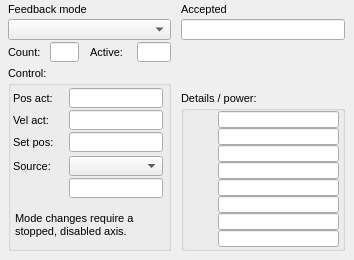
   <widget class="QWidget" name="tab_2">
    <attribute name="title">
     <string>Enc</string>
    </attribute>
    <widget class="caLineEdit" name="calineedit_52">
     <property name="geometry">
      <rect>
       <x>50</x>
       <y>42</y>
       <width>29</width>
       <height>20</height>
      </rect>
     </property>
     <property name="channel" stdset="0">
      <string notr="true">$(DEV):$(Axis)-EncCnt</string>
     </property>
     <property name="background">
      <color alpha="222">
       <red>192</red>
       <green>192</green>
       <blue>192</blue>
      </color>
     </property>
     <property name="colorMode">
      <enum>caLineEdit::Static</enum>
     </property>
     <property name="precisionMode">
      <enum>caLineEdit::Channel</enum>
     </property>
     <property name="limitsMode">
      <enum>caLineEdit::User</enum>
     </property>
     <property name="unitsEnabled">
      <bool>true</bool>
     </property>
    </widget>
    <widget class="caLabel" name="calabel_98">
     <property name="geometry">
      <rect>
       <x>8</x>
       <y>42</y>
       <width>40</width>
       <height>20</height>
      </rect>
     </property>
     <property name="text">
      <string>Count:</string>
     </property>
     <property name="font">
      <font>
       <pointsize>8</pointsize>
      </font>
     </property>
    </widget>
    <widget class="QGroupBox" name="groupBox_5">
     <property name="geometry">
      <rect>
       <x>8</x>
       <y>66</y>
       <width>163</width>
       <height>185</height>
      </rect>
     </property>
     <property name="toolTip">
      <string>The active encoder supplies control feedback. Fixed mode changes require a stopped, disabled axis. Existing position and encoder-source controls retain their normal meaning.</string>
     </property>
     <property name="title">
      <string>Control:</string>
     </property>
     <widget class="caLineEdit" name="calineedit_51">
      <property name="geometry">
       <rect>
        <x>61</x>
        <y>44</y>
        <width>94</width>
        <height>20</height>
       </rect>
      </property>
      <property name="channel" stdset="0">
       <string notr="true">$(DEV):$(Axis)-VelAct</string>
      </property>
      <property name="background">
       <color alpha="222">
        <red>192</red>
        <green>192</green>
        <blue>192</blue>
       </color>
      </property>
      <property name="colorMode">
       <enum>caLineEdit::Static</enum>
      </property>
      <property name="precisionMode">
       <enum>caLineEdit::Channel</enum>
      </property>
      <property name="limitsMode">
       <enum>caLineEdit::User</enum>
      </property>
      <property name="unitsEnabled">
       <bool>true</bool>
      </property>
     </widget>
     <widget class="caLineEdit" name="calineedit_50">
      <property name="geometry">
       <rect>
        <x>61</x>
        <y>22</y>
        <width>94</width>
        <height>20</height>
       </rect>
      </property>
      <property name="channel" stdset="0">
       <string notr="true">$(DEV):$(Axis)-PosAct</string>
      </property>
      <property name="background">
       <color alpha="222">
        <red>192</red>
        <green>192</green>
        <blue>192</blue>
       </color>
      </property>
      <property name="colorMode">
       <enum>caLineEdit::Static</enum>
      </property>
      <property name="precisionMode">
       <enum>caLineEdit::Channel</enum>
      </property>
      <property name="limitsMode">
       <enum>caLineEdit::User</enum>
      </property>
      <property name="unitsEnabled">
       <bool>true</bool>
      </property>
     </widget>
     <widget class="caLabel" name="calabel_102">
      <property name="geometry">
       <rect>
        <x>5</x>
        <y>22</y>
        <width>55</width>
        <height>20</height>
       </rect>
      </property>
      <property name="text">
       <string>Pos act: </string>
      </property>
      <property name="font">
       <font>
        <pointsize>8</pointsize>
       </font>
      </property>
     </widget>
     <widget class="caLabel" name="calabel_103">
      <property name="geometry">
       <rect>
        <x>5</x>
        <y>44</y>
        <width>55</width>
        <height>20</height>
       </rect>
      </property>
      <property name="text">
       <string>Vel act: </string>
      </property>
      <property name="font">
       <font>
        <pointsize>8</pointsize>
       </font>
      </property>
     </widget>
     <widget class="caLabel" name="calabel_65">
      <property name="geometry">
       <rect>
        <x>5</x>
        <y>66</y>
        <width>55</width>
        <height>20</height>
       </rect>
      </property>
      <property name="text">
       <string>Set pos:</string>
      </property>
      <property name="font">
       <font>
        <pointsize>8</pointsize>
       </font>
      </property>
     </widget>
     <widget class="caTextEntry" name="catextentry_16">
      <property name="geometry">
       <rect>
        <x>61</x>
        <y>66</y>
        <width>94</width>
        <height>20</height>
       </rect>
      </property>
      <property name="readOnly">
       <bool>false</bool>
      </property>
      <property name="channel" stdset="0">
       <string notr="true">$(DEV):$(Axis)-SetEncPosCmd</string>
      </property>
      <property name="keepFocus">
       <bool>true</bool>
      </property>
     </widget>
     <widget class="caLineEdit" name="calineedit_16">
      <property name="geometry">
       <rect>
        <x>61</x>
        <y>112</y>
        <width>94</width>
        <height>20</height>
       </rect>
      </property>
      <property name="channel" stdset="0">
       <string notr="true">$(DEV):$(Axis)-EncSrcTyp-RB</string>
      </property>
      <property name="precisionMode">
       <enum>caLineEdit::Channel</enum>
      </property>
      <property name="limitsMode">
       <enum>caLineEdit::User</enum>
      </property>
      <property name="unitsEnabled">
       <bool>true</bool>
      </property>
     </widget>
     <widget class="caLabel" name="calabel_73">
      <property name="geometry">
       <rect>
        <x>5</x>
        <y>90</y>
        <width>55</width>
        <height>20</height>
       </rect>
      </property>
      <property name="text">
       <string>Source:</string>
      </property>
      <property name="font">
       <font>
        <pointsize>8</pointsize>
       </font>
      </property>
     </widget>
     <widget class="caMenu" name="camenu_8">
      <property name="geometry">
       <rect>
        <x>61</x>
        <y>90</y>
        <width>94</width>
        <height>20</height>
       </rect>
      </property>
      <property name="layoutDirection">
       <enum>Qt::LeftToRight</enum>
      </property>
      <property name="channel" stdset="0">
       <string notr="true">$(DEV):$(Axis)-EncSrcTyp-Cmd</string>
      </property>
     </widget>
     <widget class="QLabel" name="encoderModeHint">
      <property name="geometry">
       <rect>
        <x>7</x>
        <y>141</y>
        <width>148</width>
        <height>36</height>
       </rect>
      </property>
      <property name="text">
       <string>Mode changes require a stopped, disabled axis.</string>
      </property>
      <property name="wordWrap">
       <bool>true</bool>
      </property>
      <property name="font">
       <font>
        <pointsize>8</pointsize>
       </font>
      </property>
     </widget>
     <property name="font">
      <font>
       <pointsize>8</pointsize>
      </font>
     </property>
    </widget>
    <widget class="QGroupBox" name="groupBox_6">
     <property name="geometry">
      <rect>
       <x>181</x>
       <y>91</y>
       <width>164</width>
       <height>160</height>
      </rect>
     </property>
     <property name="title">
      <string>Details / power:</string>
     </property>
     <widget class="caFrame" name="caframe_8">
      <property name="geometry">
       <rect>
        <x>6</x>
        <y>37</y>
        <width>152</width>
        <height>17</height>
       </rect>
      </property>
      <property name="macro">
       <string notr="true">ENC_ID=02,DEV=$(DEV),Axis=$(Axis),IOC=$(IOC)</string>
      </property>
      <property name="visibility">
       <enum>caFrame::Calc</enum>
      </property>
      <property name="visibilityCalc">
       <string notr="true">A&gt;=2</string>
      </property>
      <property name="channel" stdset="0">
       <string notr="true">$(DEV):$(Axis)-EncCnt</string>
      </property>
      <widget class="caRelatedDisplay" name="carelateddisplay_32">
       <property name="geometry">
        <rect>
         <x>0</x>
         <y>0</y>
         <width>25</width>
         <height>17</height>
        </rect>
       </property>
       <property name="labels">
        <string>$(ENC_ID)</string>
       </property>
       <property name="files">
        <string>ecmcAxisEncExpert.ui</string>
       </property>
       <property name="args">
        <string>ENC_ID=$(ENC_ID),DEV=$(DEV),Axis=$(Axis),IOC=$(IOC)</string>
       </property>
       <property name="font">
        <font>
         <pointsize>8</pointsize>
        </font>
       </property>
      </widget>
      <widget class="caLineEdit" name="encoderPowerState2">
       <property name="geometry">
        <rect>
         <x>31</x>
         <y>0</y>
         <width>121</width>
         <height>17</height>
        </rect>
       </property>
       <property name="channel" stdset="0">
        <string>$(DEV):$(Axis)-Enc02-PwrState</string>
       </property>
       <property name="toolTip">
        <string>Encoder 2: Ordinary mode = relay power control disabled; Off = retained/stale position; Warming up = not yet valid; Ready = feedback available; Fault = power/readiness error.</string>
       </property>
       <property name="colorMode">
        <enum>caLineEdit::Alarm_Default</enum>
       </property>
       <property name="precision">
        <number>0</number>
       </property>
       <property name="unitsEnabled">
        <bool>false</bool>
       </property>
       <property name="font">
        <font>
         <pointsize>8</pointsize>
        </font>
       </property>
      </widget>
     </widget>
     <widget class="caFrame" name="caframe_11">
      <property name="geometry">
       <rect>
        <x>6</x>
        <y>88</y>
        <width>152</width>
        <height>17</height>
       </rect>
      </property>
      <property name="macro">
       <string notr="true">ENC_ID=05,DEV=$(DEV),Axis=$(Axis),IOC=$(IOC)</string>
      </property>
      <property name="visibility">
       <enum>caFrame::Calc</enum>
      </property>
      <property name="visibilityCalc">
       <string notr="true">A&gt;=5</string>
      </property>
      <property name="channel" stdset="0">
       <string notr="true">$(DEV):$(Axis)-EncCnt</string>
      </property>
      <widget class="caRelatedDisplay" name="carelateddisplay_31">
       <property name="geometry">
        <rect>
         <x>0</x>
         <y>0</y>
         <width>25</width>
         <height>17</height>
        </rect>
       </property>
       <property name="labels">
        <string>$(ENC_ID)</string>
       </property>
       <property name="files">
        <string>ecmcAxisEncExpert.ui</string>
       </property>
       <property name="args">
        <string>ENC_ID=$(ENC_ID),DEV=$(DEV),Axis=$(Axis),IOC=$(IOC)</string>
       </property>
       <property name="font">
        <font>
         <pointsize>8</pointsize>
        </font>
       </property>
      </widget>
      <widget class="caLineEdit" name="encoderPowerState5">
       <property name="geometry">
        <rect>
         <x>31</x>
         <y>0</y>
         <width>121</width>
         <height>17</height>
        </rect>
       </property>
       <property name="channel" stdset="0">
        <string>$(DEV):$(Axis)-Enc05-PwrState</string>
       </property>
       <property name="toolTip">
        <string>Encoder 5: Ordinary mode = relay power control disabled; Off = retained/stale position; Warming up = not yet valid; Ready = feedback available; Fault = power/readiness error.</string>
       </property>
       <property name="colorMode">
        <enum>caLineEdit::Alarm_Default</enum>
       </property>
       <property name="precision">
        <number>0</number>
       </property>
       <property name="unitsEnabled">
        <bool>false</bool>
       </property>
       <property name="font">
        <font>
         <pointsize>8</pointsize>
        </font>
       </property>
      </widget>
     </widget>
     <widget class="caFrame" name="caframe_12">
      <property name="geometry">
       <rect>
        <x>6</x>
        <y>105</y>
        <width>152</width>
        <height>17</height>
       </rect>
      </property>
      <property name="macro">
       <string notr="true">ENC_ID=06,DEV=$(DEV),Axis=$(Axis),IOC=$(IOC)</string>
      </property>
      <property name="visibility">
       <enum>caFrame::Calc</enum>
      </property>
      <property name="visibilityCalc">
       <string notr="true">A&gt;=6</string>
      </property>
      <property name="channel" stdset="0">
       <string notr="true">$(DEV):$(Axis)-EncCnt</string>
      </property>
      <widget class="caRelatedDisplay" name="carelateddisplay_26">
       <property name="geometry">
        <rect>
         <x>0</x>
         <y>0</y>
         <width>25</width>
         <height>17</height>
        </rect>
       </property>
       <property name="labels">
        <string>$(ENC_ID)</string>
       </property>
       <property name="files">
        <string>ecmcAxisEncExpert.ui</string>
       </property>
       <property name="args">
        <string>ENC_ID=$(ENC_ID),DEV=$(DEV),Axis=$(Axis),IOC=$(IOC)</string>
       </property>
       <property name="font">
        <font>
         <pointsize>8</pointsize>
        </font>
       </property>
      </widget>
      <widget class="caLineEdit" name="encoderPowerState6">
       <property name="geometry">
        <rect>
         <x>31</x>
         <y>0</y>
         <width>121</width>
         <height>17</height>
        </rect>
       </property>
       <property name="channel" stdset="0">
        <string>$(DEV):$(Axis)-Enc06-PwrState</string>
       </property>
       <property name="toolTip">
        <string>Encoder 6: Ordinary mode = relay power control disabled; Off = retained/stale position; Warming up = not yet valid; Ready = feedback available; Fault = power/readiness error.</string>
       </property>
       <property name="colorMode">
        <enum>caLineEdit::Alarm_Default</enum>
       </property>
       <property name="precision">
        <number>0</number>
       </property>
       <property name="unitsEnabled">
        <bool>false</bool>
       </property>
       <property name="font">
        <font>
         <pointsize>8</pointsize>
        </font>
       </property>
      </widget>
     </widget>
     <widget class="caFrame" name="caframe_13">
      <property name="geometry">
       <rect>
        <x>6</x>
        <y>122</y>
        <width>152</width>
        <height>17</height>
       </rect>
      </property>
      <property name="macro">
       <string notr="true">ENC_ID=07,DEV=$(DEV),Axis=$(Axis),IOC=$(IOC)</string>
      </property>
      <property name="visibility">
       <enum>caFrame::Calc</enum>
      </property>
      <property name="visibilityCalc">
       <string notr="true">A&gt;=7</string>
      </property>
      <property name="channel" stdset="0">
       <string notr="true">$(DEV):$(Axis)-EncCnt</string>
      </property>
      <widget class="caRelatedDisplay" name="carelateddisplay_30">
       <property name="geometry">
        <rect>
         <x>0</x>
         <y>0</y>
         <width>25</width>
         <height>17</height>
        </rect>
       </property>
       <property name="labels">
        <string>$(ENC_ID)</string>
       </property>
       <property name="files">
        <string>ecmcAxisEncExpert.ui</string>
       </property>
       <property name="args">
        <string>ENC_ID=$(ENC_ID),DEV=$(DEV),Axis=$(Axis),IOC=$(IOC)</string>
       </property>
       <property name="font">
        <font>
         <pointsize>8</pointsize>
        </font>
       </property>
      </widget>
      <widget class="caLineEdit" name="encoderPowerState7">
       <property name="geometry">
        <rect>
         <x>31</x>
         <y>0</y>
         <width>121</width>
         <height>17</height>
        </rect>
       </property>
       <property name="channel" stdset="0">
        <string>$(DEV):$(Axis)-Enc07-PwrState</string>
       </property>
       <property name="toolTip">
        <string>Encoder 7: Ordinary mode = relay power control disabled; Off = retained/stale position; Warming up = not yet valid; Ready = feedback available; Fault = power/readiness error.</string>
       </property>
       <property name="colorMode">
        <enum>caLineEdit::Alarm_Default</enum>
       </property>
       <property name="precision">
        <number>0</number>
       </property>
       <property name="unitsEnabled">
        <bool>false</bool>
       </property>
       <property name="font">
        <font>
         <pointsize>8</pointsize>
        </font>
       </property>
      </widget>
     </widget>
     <widget class="caFrame" name="caframe_9">
      <property name="geometry">
       <rect>
        <x>6</x>
        <y>54</y>
        <width>152</width>
        <height>17</height>
       </rect>
      </property>
      <property name="macro">
       <string notr="true">ENC_ID=03,DEV=$(DEV),Axis=$(Axis),IOC=$(IOC)</string>
      </property>
      <property name="visibility">
       <enum>caFrame::Calc</enum>
      </property>
      <property name="visibilityCalc">
       <string notr="true">A&gt;=3</string>
      </property>
      <property name="channel" stdset="0">
       <string notr="true">$(DEV):$(Axis)-EncCnt</string>
      </property>
      <widget class="caRelatedDisplay" name="carelateddisplay_25">
       <property name="geometry">
        <rect>
         <x>0</x>
         <y>0</y>
         <width>25</width>
         <height>17</height>
        </rect>
       </property>
       <property name="labels">
        <string>$(ENC_ID)</string>
       </property>
       <property name="files">
        <string>ecmcAxisEncExpert.ui</string>
       </property>
       <property name="args">
        <string>ENC_ID=$(ENC_ID),DEV=$(DEV),Axis=$(Axis),IOC=$(IOC)</string>
       </property>
       <property name="font">
        <font>
         <pointsize>8</pointsize>
        </font>
       </property>
      </widget>
      <widget class="caLineEdit" name="encoderPowerState3">
       <property name="geometry">
        <rect>
         <x>31</x>
         <y>0</y>
         <width>121</width>
         <height>17</height>
        </rect>
       </property>
       <property name="channel" stdset="0">
        <string>$(DEV):$(Axis)-Enc03-PwrState</string>
       </property>
       <property name="toolTip">
        <string>Encoder 3: Ordinary mode = relay power control disabled; Off = retained/stale position; Warming up = not yet valid; Ready = feedback available; Fault = power/readiness error.</string>
       </property>
       <property name="colorMode">
        <enum>caLineEdit::Alarm_Default</enum>
       </property>
       <property name="precision">
        <number>0</number>
       </property>
       <property name="unitsEnabled">
        <bool>false</bool>
       </property>
       <property name="font">
        <font>
         <pointsize>8</pointsize>
        </font>
       </property>
      </widget>
     </widget>
     <widget class="caFrame" name="caframe_10">
      <property name="geometry">
       <rect>
        <x>6</x>
        <y>71</y>
        <width>152</width>
        <height>17</height>
       </rect>
      </property>
      <property name="macro">
       <string notr="true">ENC_ID=04,DEV=$(DEV),Axis=$(Axis),IOC=$(IOC)</string>
      </property>
      <property name="visibility">
       <enum>caFrame::Calc</enum>
      </property>
      <property name="visibilityCalc">
       <string notr="true">A&gt;=4</string>
      </property>
      <property name="channel" stdset="0">
       <string notr="true">$(DEV):$(Axis)-EncCnt</string>
      </property>
      <widget class="caRelatedDisplay" name="carelateddisplay_28">
       <property name="geometry">
        <rect>
         <x>0</x>
         <y>0</y>
         <width>25</width>
         <height>17</height>
        </rect>
       </property>
       <property name="labels">
        <string>$(ENC_ID)</string>
       </property>
       <property name="files">
        <string>ecmcAxisEncExpert.ui</string>
       </property>
       <property name="args">
        <string>ENC_ID=$(ENC_ID),DEV=$(DEV),Axis=$(Axis),IOC=$(IOC)</string>
       </property>
       <property name="font">
        <font>
         <pointsize>8</pointsize>
        </font>
       </property>
      </widget>
      <widget class="caLineEdit" name="encoderPowerState4">
       <property name="geometry">
        <rect>
         <x>31</x>
         <y>0</y>
         <width>121</width>
         <height>17</height>
        </rect>
       </property>
       <property name="channel" stdset="0">
        <string>$(DEV):$(Axis)-Enc04-PwrState</string>
       </property>
       <property name="toolTip">
        <string>Encoder 4: Ordinary mode = relay power control disabled; Off = retained/stale position; Warming up = not yet valid; Ready = feedback available; Fault = power/readiness error.</string>
       </property>
       <property name="colorMode">
        <enum>caLineEdit::Alarm_Default</enum>
       </property>
       <property name="precision">
        <number>0</number>
       </property>
       <property name="unitsEnabled">
        <bool>false</bool>
       </property>
       <property name="font">
        <font>
         <pointsize>8</pointsize>
        </font>
       </property>
      </widget>
     </widget>
     <widget class="caFrame" name="caframe_7">
      <property name="geometry">
       <rect>
        <x>6</x>
        <y>20</y>
        <width>152</width>
        <height>17</height>
       </rect>
      </property>
      <property name="macro">
       <string notr="true">ENC_ID=01,DEV=$(DEV),Axis=$(Axis),IOC=$(IOC)</string>
      </property>
      <property name="visibility">
       <enum>caFrame::Calc</enum>
      </property>
      <property name="visibilityCalc">
       <string notr="true">A&gt;=1</string>
      </property>
      <property name="channel" stdset="0">
       <string notr="true">$(DEV):$(Axis)-EncCnt</string>
      </property>
      <widget class="caRelatedDisplay" name="carelateddisplay_29">
       <property name="geometry">
        <rect>
         <x>0</x>
         <y>0</y>
         <width>25</width>
         <height>17</height>
        </rect>
       </property>
       <property name="labels">
        <string>$(ENC_ID)</string>
       </property>
       <property name="files">
        <string>ecmcAxisEncExpert.ui</string>
       </property>
       <property name="args">
        <string>ENC_ID=$(ENC_ID),DEV=$(DEV),Axis=$(Axis),IOC=$(IOC)</string>
       </property>
       <property name="font">
        <font>
         <pointsize>8</pointsize>
        </font>
       </property>
      </widget>
      <widget class="caLineEdit" name="encoderPowerState1">
       <property name="geometry">
        <rect>
         <x>31</x>
         <y>0</y>
         <width>121</width>
         <height>17</height>
        </rect>
       </property>
       <property name="channel" stdset="0">
        <string>$(DEV):$(Axis)-Enc01-PwrState</string>
       </property>
       <property name="toolTip">
        <string>Encoder 1: Ordinary mode = relay power control disabled; Off = retained/stale position; Warming up = not yet valid; Ready = feedback available; Fault = power/readiness error.</string>
       </property>
       <property name="colorMode">
        <enum>caLineEdit::Alarm_Default</enum>
       </property>
       <property name="precision">
        <number>0</number>
       </property>
       <property name="unitsEnabled">
        <bool>false</bool>
       </property>
       <property name="font">
        <font>
         <pointsize>8</pointsize>
        </font>
       </property>
      </widget>
     </widget>
     <widget class="caFrame" name="caframe_14">
      <property name="geometry">
       <rect>
        <x>6</x>
        <y>139</y>
        <width>152</width>
        <height>17</height>
       </rect>
      </property>
      <property name="macro">
       <string notr="true">ENC_ID=08,DEV=$(DEV),Axis=$(Axis),IOC=$(IOC)</string>
      </property>
      <property name="visibility">
       <enum>caFrame::Calc</enum>
      </property>
      <property name="visibilityCalc">
       <string notr="true">A&gt;=8</string>
      </property>
      <property name="channel" stdset="0">
       <string notr="true">$(DEV):$(Axis)-EncCnt</string>
      </property>
      <widget class="caRelatedDisplay" name="carelateddisplay_27">
       <property name="geometry">
        <rect>
         <x>0</x>
         <y>0</y>
         <width>25</width>
         <height>17</height>
        </rect>
       </property>
       <property name="labels">
        <string>$(ENC_ID)</string>
       </property>
       <property name="files">
        <string>ecmcAxisEncExpert.ui</string>
       </property>
       <property name="args">
        <string>ENC_ID=$(ENC_ID),DEV=$(DEV),Axis=$(Axis),IOC=$(IOC)</string>
       </property>
       <property name="font">
        <font>
         <pointsize>8</pointsize>
        </font>
       </property>
      </widget>
      <widget class="caLineEdit" name="encoderPowerState8">
       <property name="geometry">
        <rect>
         <x>31</x>
         <y>0</y>
         <width>121</width>
         <height>17</height>
        </rect>
       </property>
       <property name="channel" stdset="0">
        <string>$(DEV):$(Axis)-Enc08-PwrState</string>
       </property>
       <property name="toolTip">
        <string>Encoder 8: Ordinary mode = relay power control disabled; Off = retained/stale position; Warming up = not yet valid; Ready = feedback available; Fault = power/readiness error.</string>
       </property>
       <property name="colorMode">
        <enum>caLineEdit::Alarm_Default</enum>
       </property>
       <property name="precision">
        <number>0</number>
       </property>
       <property name="unitsEnabled">
        <bool>false</bool>
       </property>
       <property name="font">
        <font>
         <pointsize>8</pointsize>
        </font>
       </property>
      </widget>
     </widget>
     <property name="font">
      <font>
       <pointsize>8</pointsize>
      </font>
     </property>
    </widget>
    <widget class="caLabel" name="calabel_101">
     <property name="geometry">
      <rect>
       <x>90</x>
       <y>42</y>
       <width>45</width>
       <height>20</height>
      </rect>
     </property>
     <property name="text">
      <string>Active:</string>
     </property>
     <property name="font">
      <font>
       <pointsize>8</pointsize>
      </font>
     </property>
    </widget>
    <widget class="caLineEdit" name="calineedit_46">
     <property name="geometry">
      <rect>
       <x>137</x>
       <y>42</y>
       <width>34</width>
       <height>20</height>
      </rect>
     </property>
     <property name="channel" stdset="0">
      <string notr="true">$(DEV):$(Axis)-SetEncIdCmd-RB</string>
     </property>
     <property name="background">
      <color alpha="222">
       <red>192</red>
       <green>192</green>
       <blue>192</blue>
      </color>
     </property>
     <property name="colorMode">
      <enum>caLineEdit::Static</enum>
     </property>
     <property name="precisionMode">
      <enum>caLineEdit::Channel</enum>
     </property>
     <property name="limitsMode">
      <enum>caLineEdit::User</enum>
     </property>
     <property name="unitsEnabled">
      <bool>true</bool>
     </property>
    </widget>
    <widget class="QLabel" name="encoderModeLabel">
     <property name="geometry">
      <rect>
       <x>8</x>
       <y>1</y>
       <width>163</width>
       <height>16</height>
      </rect>
     </property>
     <property name="text">
      <string>Feedback mode</string>
     </property>
     <property name="font">
      <font>
       <pointsize>8</pointsize>
      </font>
     </property>
    </widget>
    <widget class="QLabel" name="encoderAcceptedLabel">
     <property name="geometry">
      <rect>
       <x>181</x>
       <y>1</y>
       <width>164</width>
       <height>16</height>
      </rect>
     </property>
     <property name="text">
      <string>Accepted</string>
     </property>
     <property name="font">
      <font>
       <pointsize>8</pointsize>
      </font>
     </property>
    </widget>
    <widget class="caMenu" name="encoderModeMenu">
     <property name="geometry">
      <rect>
       <x>8</x>
       <y>19</y>
       <width>163</width>
       <height>21</height>
      </rect>
     </property>
     <property name="channel" stdset="0">
      <string>$(DEV):$(Axis)-EncMode</string>
     </property>
     <property name="toolTip">
      <string>Auto power uses the source/backup pair configured at startup. Encoder 1…8 selects fixed feedback by index and retains its own reference. Changes require a stopped, disabled axis; powered feedback waits for warm-up and readiness.</string>
     </property>
    </widget>
    <widget class="caLineEdit" name="encoderModeAccepted">
     <property name="geometry">
      <rect>
       <x>181</x>
       <y>19</y>
       <width>164</width>
       <height>21</height>
      </rect>
     </property>
     <property name="channel" stdset="0">
      <string>$(DEV):$(Axis)-EncMode-RB</string>
     </property>
     <property name="toolTip">
      <string>Accepted mode. The active encoder index below can differ during automatic handover or while the requested encoder warms up.</string>
     </property>
     <property name="colorMode">
      <enum>caLineEdit::Static</enum>
     </property>
     <property name="precision">
      <number>0</number>
     </property>
     <property name="unitsEnabled">
      <bool>false</bool>
     </property>
     <property name="font">
      <font>
       <pointsize>8</pointsize>
      </font>
     </property>
    </widget>
   </widget>
